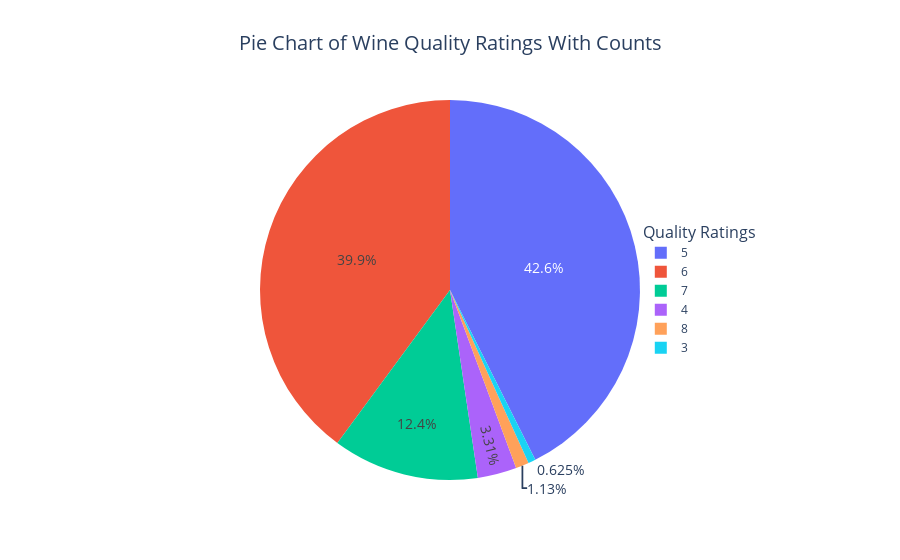

The notebook cell saved with this chart:
### Code cell
def pie():
# Calculate the count of each quality rating
    quality_counts = data['quality'].value_counts()

    # Create labels and values for the pie chart
    labels = quality_counts.index.tolist()
    values = quality_counts.values.tolist()

    # Create a pie chart
    fig = go.Figure(data=[go.Pie(labels=labels, values=values)])

    # Update layout
    fig.update_layout(
        title="Pie Chart of Wine Quality Ratings With Counts",
        title_x=0.5,
        title_font=dict(size=20),  # Set the title font size
        font=dict(size=14),  # Set the overall font size
        legend=dict(  # Customize the legend
        title='Quality Ratings',
        title_font=dict(size=16),  # Set the legend title font size
        font=dict(size=12),  # Set the legend font size
        x=0.8,  # Position the legend horizontally
        y=0.5   # Position the legend vertically 
    ))

    # Show the plot

    fig.show()
pie()

### Figure 1 — Plotly figure (JSON) as saved in the notebook; plotly's stock layout.template omitted (floating-point values rounded to 4 significant figures)
{"data": [{"labels": [5, 6, 7, 4, 8, 3], "type": "pie", "values": [681, 638, 199, 53, 18, 10]}], "layout": {"font": {"size": 14}, "legend": {"font": {"size": 12}, "title": {"font": {"size": 16}, "text": "Quality Ratings"}, "x": 0.8, "y": 0.5}, "title": {"font": {"size": 20}, "text": "Pie Chart of Wine Quality Ratings With Counts", "x": 0.5}}}
